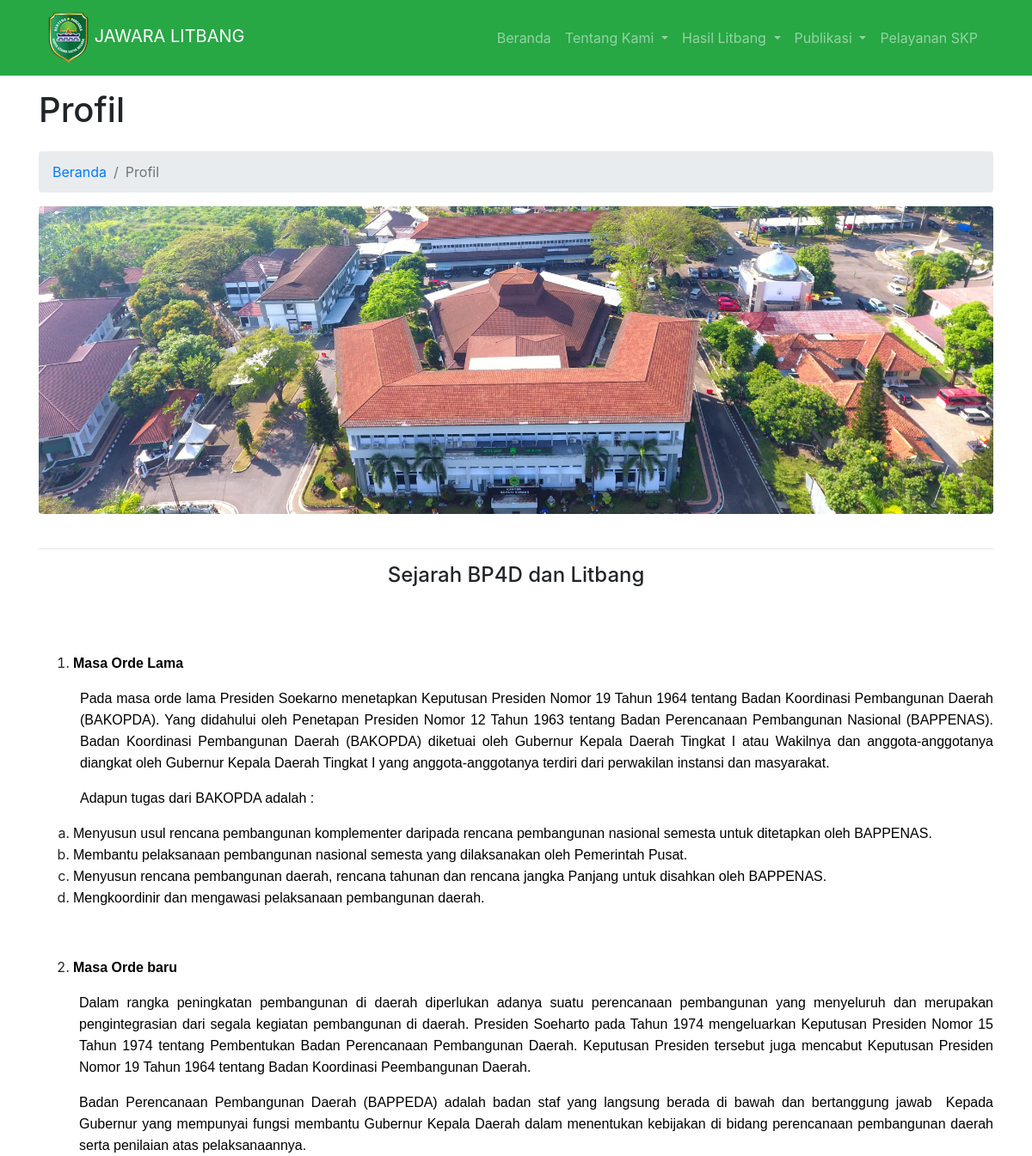
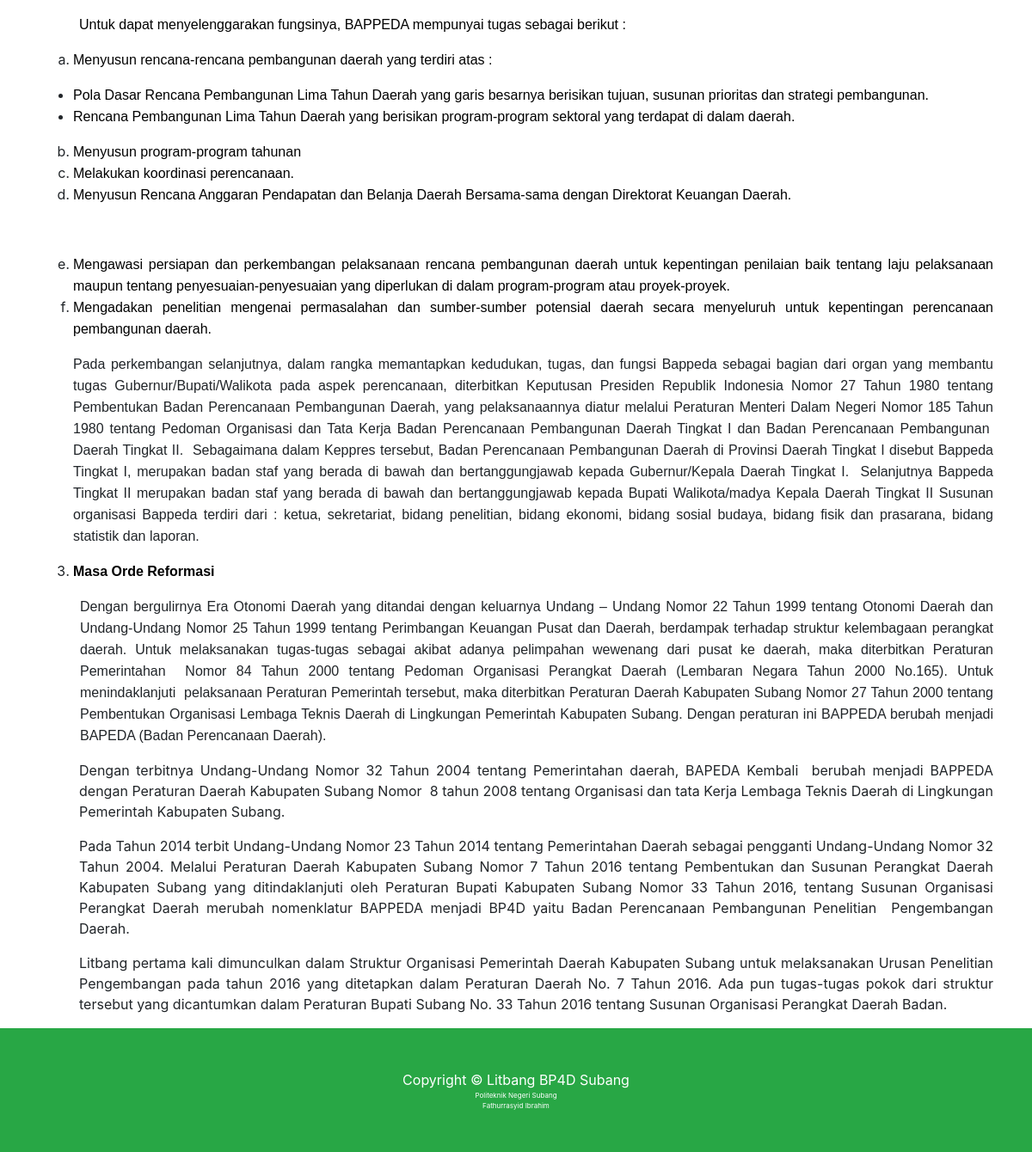
The page /index.php/dashboard/profil on the database its author committed (2 pictures, top to bottom).
### tables this page shows
CREATE TABLE `profil` (
  `id_profil` int(11) NOT NULL,
  `fotoheader` varchar(100) NOT NULL,
  `judul` varchar(191) NOT NULL,
  `isi` text NOT NULL
);

### application/controllers/Dashboard.php (called while the page is built, shortened)
<?php
class Dashboard extends CI_Controller
{
  public function profil()
  {
		$data = $this->ModelGuest->getProfile();
    $this->load->view('templates/guest/e-litbang/navbar');
    $this->load->view('guest/e-litbang/tentangkami/profil', $data);
    $this->load->view('templates/guest/e-litbang/footer');
  }
}
?>

### index.php (called while the page is built, shortened)
<?php
require_once BASEPATH.'core/CodeIgniter.php';

### application/models/ModelGuest.php (called while the page is built, shortened)
<?php
class ModelGuest extends CI_Model
{
  public function getProfile()
  {
    return $this->db->get('profil')->row_array();
  }
}

### application/views/guest/e-litbang/tentangkami/profil.php (the view, shortened to what this page needs)
<body>
  <div class="container">
    <h1 class="mt-5 mb-4">Profil</h1>
    <ol class="breadcrumb">
      <li class="breadcrumb-item">
        <a href="<?php echo base_url(); ?>">Beranda</a>
      </li>
      <li class="breadcrumb-item active">Profil</li>
    </ol>
    <img class="img-fluid rounded mb-4" src="<?= base_url('assets/' . $fotoheader); ?>" alt="" width="100%">
    <hr>
    <h4 align="center"><?= $judul; ?></h4>
    <?= $isi; ?>
  </div>
</body>
</html>

### assets/litbang/css/modern-business.css (style rules this page uses)
body { padding-top: 56px; }

### application/views/guest/e-litbang/tentangkami/profil.php (style rules this page uses)
p { text-align: justify; text-justify: inter-word; }
ul { text-align: justify; text-justify: inter-word; }
ol { text-align: justify; text-justify: inter-word; }

### rows shown on the page
profil: fotoheader (picture), judul "Sejarah BP4D dan Litbang", isi "Masa Orde Lama Pada masa orde lama Presiden Soekarno menetapkan Keputusan Presiden Nomor 19 Tahun 1964 tentang Badan Koordinasi Pembangunan Daerah (BAKOPDA). Yang didahului oleh Penetapan Presiden Nomor 12 Tahun 1963 tentang Badan Perencanaan Pembangunan Nasional (BAPPENAS). Badan Koordinasi Pembangunan Daerah (BAKOPDA) diketuai oleh Gubernur Kepala Daerah Tingkat I atau Wakilnya dan anggota-anggotanya diangkat oleh Gubernur Kepala Daerah Tingkat I yang anggota-anggotanya terdiri dari perwakilan instansi dan masyarakat. Adapun tugas dari BAKOPDA adalah : Menyusun usul rencana pembangunan komplementer daripada rencana pembangunan nasional semesta untuk ditetapkan oleh BAPPENAS. Membantu…"
